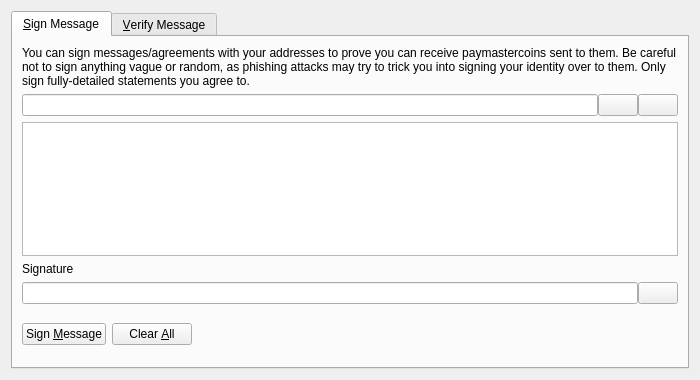
<?xml version="1.0" encoding="UTF-8"?>
<ui version="4.0">
 <class>SignVerifyMessageDialog</class>
 <widget class="QDialog" name="SignVerifyMessageDialog">
  <property name="geometry">
   <rect>
    <x>0</x>
    <y>0</y>
    <width>700</width>
    <height>380</height>
   </rect>
  </property>
  <property name="windowTitle">
   <string>Signatures - Sign / Verify a Message</string>
  </property>
  <property name="modal">
   <bool>true</bool>
  </property>
  <layout class="QVBoxLayout" name="verticalLayout">
   <item>
    <widget class="QTabWidget" name="tabWidget">
     <property name="currentIndex">
      <number>0</number>
     </property>
     <widget class="QWidget" name="tabSignMessage">
      <attribute name="title">
       <string>&amp;Sign Message</string>
      </attribute>
      <layout class="QVBoxLayout" name="verticalLayout_SM">
       <item>
        <widget class="QLabel" name="infoLabel_SM">
         <property name="text">
          <string>You can sign messages/agreements with your addresses to prove you can receive paymastercoins sent to them. Be careful not to sign anything vague or random, as phishing attacks may try to trick you into signing your identity over to them. Only sign fully-detailed statements you agree to.</string>
         </property>
         <property name="textFormat">
          <enum>Qt::PlainText</enum>
         </property>
         <property name="wordWrap">
          <bool>true</bool>
         </property>
        </widget>
       </item>
       <item>
        <layout class="QHBoxLayout" name="horizontalLayout_1_SM">
         <property name="spacing">
          <number>0</number>
         </property>
         <item>
          <widget class="QValidatedLineEdit" name="addressIn_SM">
           <property name="toolTip">
            <string>The Paymastercoin address to sign the message with</string>
           </property>
          </widget>
         </item>
         <item>
          <widget class="QPushButton" name="addressBookButton_SM">
           <property name="toolTip">
            <string>Choose previously used address</string>
           </property>
           <property name="text">
            <string/>
           </property>
           <property name="icon">
            <iconset resource="../bitcoin.qrc">
             <normaloff>:/icons/address-book</normaloff>:/icons/address-book</iconset>
           </property>
           <property name="shortcut">
            <string>Alt+A</string>
           </property>
           <property name="autoDefault">
            <bool>false</bool>
           </property>
          </widget>
         </item>
         <item>
          <widget class="QPushButton" name="pasteButton_SM">
           <property name="toolTip">
            <string>Paste address from clipboard</string>
           </property>
           <property name="text">
            <string/>
           </property>
           <property name="icon">
            <iconset resource="../bitcoin.qrc">
             <normaloff>:/icons/editpaste</normaloff>:/icons/editpaste</iconset>
           </property>
           <property name="shortcut">
            <string>Alt+P</string>
           </property>
           <property name="autoDefault">
            <bool>false</bool>
           </property>
          </widget>
         </item>
        </layout>
       </item>
       <item>
        <widget class="QPlainTextEdit" name="messageIn_SM">
         <property name="toolTip">
          <string>Enter the message you want to sign here</string>
         </property>
        </widget>
       </item>
       <item>
        <widget class="QLabel" name="signatureLabel_SM">
         <property name="text">
          <string>Signature</string>
         </property>
         <property name="textFormat">
          <enum>Qt::PlainText</enum>
         </property>
        </widget>
       </item>
       <item>
        <layout class="QHBoxLayout" name="horizontalLayout_2_SM">
         <property name="spacing">
          <number>0</number>
         </property>
         <item>
          <widget class="QLineEdit" name="signatureOut_SM">
           <property name="font">
            <font>
             <italic>true</italic>
            </font>
           </property>
           <property name="readOnly">
            <bool>true</bool>
           </property>
          </widget>
         </item>
         <item>
          <widget class="QPushButton" name="copySignatureButton_SM">
           <property name="toolTip">
            <string>Copy the current signature to the system clipboard</string>
           </property>
           <property name="text">
            <string/>
           </property>
           <property name="icon">
            <iconset resource="../bitcoin.qrc">
             <normaloff>:/icons/editcopy</normaloff>:/icons/editcopy</iconset>
           </property>
           <property name="autoDefault">
            <bool>false</bool>
           </property>
          </widget>
         </item>
        </layout>
       </item>
       <item>
        <layout class="QHBoxLayout" name="horizontalLayout_3_SM">
         <item>
          <widget class="QPushButton" name="signMessageButton_SM">
           <property name="toolTip">
            <string>Sign the message to prove you own this Paymastercoin address</string>
           </property>
           <property name="text">
            <string>Sign &amp;Message</string>
           </property>
           <property name="icon">
            <iconset resource="../bitcoin.qrc">
             <normaloff>:/icons/edit</normaloff>:/icons/edit</iconset>
           </property>
           <property name="autoDefault">
            <bool>false</bool>
           </property>
          </widget>
         </item>
         <item>
          <widget class="QPushButton" name="clearButton_SM">
           <property name="toolTip">
            <string>Reset all sign message fields</string>
           </property>
           <property name="text">
            <string>Clear &amp;All</string>
           </property>
           <property name="icon">
            <iconset resource="../bitcoin.qrc">
             <normaloff>:/icons/remove</normaloff>:/icons/remove</iconset>
           </property>
           <property name="autoDefault">
            <bool>false</bool>
           </property>
          </widget>
         </item>
         <item>
          <spacer name="horizontalSpacer_1_SM">
           <property name="orientation">
            <enum>Qt::Horizontal</enum>
           </property>
           <property name="sizeHint" stdset="0">
            <size>
             <width>40</width>
             <height>48</height>
            </size>
           </property>
          </spacer>
         </item>
         <item>
          <widget class="QLabel" name="statusLabel_SM">
           <property name="font">
            <font>
             <weight>75</weight>
             <bold>true</bold>
            </font>
           </property>
           <property name="text">
            <string/>
           </property>
           <property name="wordWrap">
            <bool>true</bool>
           </property>
          </widget>
         </item>
         <item>
          <spacer name="horizontalSpacer_2_SM">
           <property name="orientation">
            <enum>Qt::Horizontal</enum>
           </property>
           <property name="sizeHint" stdset="0">
            <size>
             <width>40</width>
             <height>48</height>
            </size>
           </property>
          </spacer>
         </item>
        </layout>
       </item>
      </layout>
     </widget>
     <widget class="QWidget" name="tabVerifyMessage">
      <attribute name="title">
       <string>&amp;Verify Message</string>
      </attribute>
      <layout class="QVBoxLayout" name="verticalLayout_VM">
       <item>
        <widget class="QLabel" name="infoLabel_VM">
         <property name="text">
          <string>Enter the receiver's address, message (ensure you copy line breaks, spaces, tabs, etc. exactly) and signature below to verify the message. Be careful not to read more into the signature than what is in the signed message itself, to avoid being tricked by a man-in-the-middle attack. Note that this only proves the signing party receives with the address, it cannot prove sendership of any transaction!</string>
         </property>
         <property name="textFormat">
          <enum>Qt::PlainText</enum>
         </property>
         <property name="alignment">
          <set>Qt::AlignLeading|Qt::AlignLeft|Qt::AlignTop</set>
         </property>
         <property name="wordWrap">
          <bool>true</bool>
         </property>
        </widget>
       </item>
       <item>
        <layout class="QHBoxLayout" name="horizontalLayout_1_VM">
         <property name="spacing">
          <number>0</number>
         </property>
         <item>
          <widget class="QValidatedLineEdit" name="addressIn_VM">
           <property name="toolTip">
            <string>The Paymastercoin address the message was signed with</string>
           </property>
          </widget>
         </item>
         <item>
          <widget class="QPushButton" name="addressBookButton_VM">
           <property name="toolTip">
            <string>Choose previously used address</string>
           </property>
           <property name="text">
            <string/>
           </property>
           <property name="icon">
            <iconset resource="../bitcoin.qrc">
             <normaloff>:/icons/address-book</normaloff>:/icons/address-book</iconset>
           </property>
           <property name="shortcut">
            <string>Alt+A</string>
           </property>
           <property name="autoDefault">
            <bool>false</bool>
           </property>
          </widget>
         </item>
        </layout>
       </item>
       <item>
        <widget class="QPlainTextEdit" name="messageIn_VM"/>
       </item>
       <item>
        <widget class="QValidatedLineEdit" name="signatureIn_VM"/>
       </item>
       <item>
        <layout class="QHBoxLayout" name="horizontalLayout_2_VM">
         <item>
          <widget class="QPushButton" name="verifyMessageButton_VM">
           <property name="toolTip">
            <string>Verify the message to ensure it was signed with the specified Paymastercoin address</string>
           </property>
           <property name="text">
            <string>Verify &amp;Message</string>
           </property>
           <property name="icon">
            <iconset resource="../bitcoin.qrc">
             <normaloff>:/icons/transaction_0</normaloff>:/icons/transaction_0</iconset>
           </property>
           <property name="autoDefault">
            <bool>false</bool>
           </property>
          </widget>
         </item>
         <item>
          <widget class="QPushButton" name="clearButton_VM">
           <property name="toolTip">
            <string>Reset all verify message fields</string>
           </property>
           <property name="text">
            <string>Clear &amp;All</string>
           </property>
           <property name="icon">
            <iconset resource="../bitcoin.qrc">
             <normaloff>:/icons/remove</normaloff>:/icons/remove</iconset>
           </property>
           <property name="autoDefault">
            <bool>false</bool>
           </property>
          </widget>
         </item>
         <item>
          <spacer name="horizontalSpacer_1_VM">
           <property name="orientation">
            <enum>Qt::Horizontal</enum>
           </property>
           <property name="sizeHint" stdset="0">
            <size>
             <width>40</width>
             <height>48</height>
            </size>
           </property>
          </spacer>
         </item>
         <item>
          <widget class="QLabel" name="statusLabel_VM">
           <property name="font">
            <font>
             <weight>75</weight>
             <bold>true</bold>
            </font>
           </property>
           <property name="text">
            <string/>
           </property>
           <property name="wordWrap">
            <bool>true</bool>
           </property>
          </widget>
         </item>
         <item>
          <spacer name="horizontalSpacer_2_VM">
           <property name="orientation">
            <enum>Qt::Horizontal</enum>
           </property>
           <property name="sizeHint" stdset="0">
            <size>
             <width>40</width>
             <height>48</height>
            </size>
           </property>
          </spacer>
         </item>
        </layout>
       </item>
      </layout>
     </widget>
    </widget>
   </item>
  </layout>
 </widget>
 <customwidgets>
  <customwidget>
   <class>QValidatedLineEdit</class>
   <extends>QLineEdit</extends>
   <header>qvalidatedlineedit.h</header>
  </customwidget>
 </customwidgets>
 <resources>
  <include location="../bitcoin.qrc"/>
 </resources>
 <connections/>
</ui>
